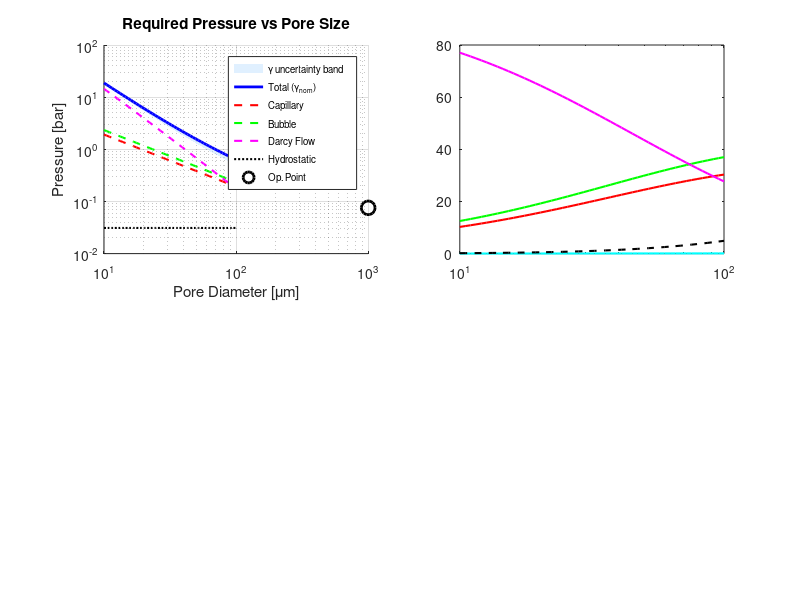

The MATLAB script that drew this image: (Note: this script raises an error after producing the figure.)
%% Gallinstan Seepage Prevention and Gas Bubbling Pressure Calculator
% Calculates required pressure differential across porous SiC plate
% to prevent Gallinstan seepage while bubbling helium gas through
%
% PROPERTY VALUES CORRECTED vs literature (see gallinstan_input_validation.m):
%   gamma_gallinstan : 0.65 → 0.535 N/m  (Plevachuk 2014, EGaInSn at 200°C)
%   rho_galinstan    : 6360 → 6332 kg/m³  (6440 at 20°C, dρ/dT = -0.6 kg/m³/K)
%   mu_helium        : 2.72e-5 Pa·s  (NIST at 200°C)
%   rho_helium       : 0.103 kg/m³  (ideal gas, NIST)
%   alpha_vessel     : 17e-6 → 17.2e-6 1/K
%
% UNCERTAINTY BANDS added for γ (dominant uncertainty source):
%   gamma_nom  = 0.535 N/m  (oxide-free EGaInSn at 200°C)
%   gamma_low  = 0.400 N/m  (conservative — partial Ga₂O₃ oxidation present)
%   gamma_high = 0.590 N/m  (upper bound — fully inert, RT brand value)
%
% MATERIAL COMPATIBILITY WARNING:
%   316L SS is partially attacked by Ga alloys via liquid metal embrittlement.
%   Consider SiC-lined or PTFE-lined vessel, or Hastelloy C-276.

clear; clc; close all;

%% INPUT PARAMETERS 

% SiC Plate Properties
pore_diameter    = 1000e-6;      % Pore diameter [m] (1000 microns)
plate_thickness  = 20e-3;        % Plate thickness [m] (20 mm)
porosity         = 0.2475;       % Porosity [-]
active_area      = 1e-4;         % Active flow area [m^2] (1 cm^2)

% Operating Conditions
flow_rate_cm3s   = 5;            % Helium flow rate [cm^3/s]
temperature_C    = 200;          % Operating temperature [°C]
gas_type         = 'helium';     % Gas type (informational)

% Vessel Geometry
gallinstan_height = 0.05;        % Height of Gallinstan above SiC plate [m]

%% MATERIAL PROPERTIES  (literature-validated) 

T_K = temperature_C + 273.15;   % [K]


% Gallinstan at 200°C
% Surface tension: γ(T) = 587 - 0.0109*(T_K - 283.15) mN/m
%   Plevachuk et al. (2014) J. Chem. Eng. Data 59, 757 — EGaInSn
%   Brand Galinstan(R) ~534 mN/m at RT (Handschuh-Wang 2022)
% Three scenarios due to oxidation uncertainty:

gamma_nom  = (587 - 0.0109*(T_K - 283.15)) * 1e-3;  % [N/m] oxide-free EGaInSn
gamma_low  = 0.400;                                   % [N/m] partial oxidation worst-case
gamma_high = 0.590;                                   % [N/m] upper bound (brand RT value)
gamma_gallinstan = gamma_nom;                         % ← NOMINAL used in all calculations

% Density: 6440 kg/m³ at 20°C, dρ/dT ≈ -0.60 kg/m³/K (liquid metal typical)
rho_gallinstan = 6440 + (-0.60) * (temperature_C - 20);  % [kg/m³] at 200°C

% Contact angles (non-wetting on clean SiC in inert atmosphere)
contact_angle_adv_deg = 145;    % Advancing [°] — used for seepage calc (worst case entry)
contact_angle_rec_deg = 120;    % Receding  [°] — lower bound once Ga has entered pore

% Helium at 200°C, 1 atm  (NIST reference data)

mu_helium  = 2.72e-5;           % Dynamic viscosity [Pa·s]  NIST 473 K
rho_helium = (101325 * 0.004003) / (8.314 * T_K);  % Ideal gas [kg/m³] = 0.1031

% Mean free path of He at 200°C, 1 atm (kinetic theory)
lambda_mfp   = 300e-9;          % [m]

% SiC / Vessel Thermal Properties
alpha_SiC     = 4.0e-6;         % CTE of SiC [1/K]       (sintered α-SiC)
alpha_vessel  = 17.2e-6;        % CTE of 316L SS [1/K]   (ASME IID at 200°C)
E_SiC         = 410e9;          % Young's modulus SiC [Pa]
delta_T       = temperature_C - 20;  % Temperature rise from assembly temp [K]

% Universal constants
g = 9.81;                        % [m/s^2]

%% PRINT PROPERTY VALUES WITH SOURCE NOTES 

fprintf('  MATERIAL PROPERTIES (literature-corrected)  \n');
fprintf('Gallinstan surface tension:\n');
fprintf('  γ_nominal  (oxide-free EGaInSn, 200°C) : %.4f N/m  [Plevachuk 2014]\n', gamma_nom);
fprintf('  γ_low      (partial Ga₂O₃ oxidation)   : %.4f N/m  [conservative]\n', gamma_low);
fprintf('  γ_high     (upper bound, brand RT)      : %.4f N/m  [Handschuh-Wang 2022]\n', gamma_high);
fprintf('  *** Calculations use γ_nominal = %.4f N/m ***\n', gamma_gallinstan);
fprintf('  NOTE: ensure He supply has <10 ppm O₂ to stay near γ_nominal.\n');
fprintf('        If O₂ uncontrolled, use γ_low for conservative design.\n\n');
fprintf('Gallinstan density at %.0f°C : %.1f kg/m³\n', temperature_C, rho_gallinstan);
fprintf('  (extrapolated from 6440 kg/m³ at 20°C, dρ/dT = -0.60 kg/m³/K)\n\n');
fprintf('He viscosity  at %.0f°C, 1 atm : %.3e Pa·s  [NIST]\n', temperature_C, mu_helium);
fprintf('He density    at %.0f°C, 1 atm : %.4f kg/m³  [ideal gas]\n\n', temperature_C, rho_helium);
fprintf('⚠  MATERIAL COMPATIBILITY WARNING:\n');
fprintf('   Gallium alloys attack most metals via liquid metal embrittlement (LME).\n');
fprintf('   316L SS has limited resistance; Ga can diffuse along grain boundaries\n');
fprintf('   at 200°C. Consider: SiC-lined vessel, PTFE liner, or Hastelloy C-276.\n');
fprintf('   Tungsten and molybdenum are the most resistant structural metals.\n\n');

%%   DERIVED PARAMETERS  

pore_radius             = pore_diameter / 2;
contact_angle_adv_rad   = deg2rad(contact_angle_adv_deg);
contact_angle_rec_rad   = deg2rad(contact_angle_rec_deg);
flow_rate_m3s           = flow_rate_cm3s * 1e-6;
superficial_velocity    = flow_rate_m3s / active_area;

%%   PERMEABILITY (Kozeny-Carman)  

kozeny_constant = 180;
permeability = (porosity^3 * pore_diameter^2) / ...
               (kozeny_constant * (1 - porosity)^2);

Sphericity   = 250e-9;
diameter_abs = 1e-6;
absperm = (Sphericity^2 * porosity^3 * diameter_abs^2) / ...
          (150 * (1 - porosity)^2);

%%   DIMENSIONLESS SANITY CHECKS  

Re_pore = rho_helium * superficial_velocity * pore_diameter / mu_helium;
Ca      = mu_helium * superficial_velocity / gamma_gallinstan;
Kn      = lambda_mfp / pore_radius;

fprintf('  DIMENSIONLESS CHECKS  \n');
fprintf('Pore Reynolds number : %.5f  (Darcy valid if Re << 1)\n', Re_pore);
fprintf('Capillary number     : %.2e  (capillary-dominated if Ca << 1)\n', Ca);
fprintf('Knudsen number       : %.2e  (continuum OK if Kn << 0.01)\n\n', Kn);

if Re_pore > 1
    warning('Re_pore > 1: Forchheimer inertial correction is significant.');
end
if Kn > 0.01
    warning('Kn > 0.01: Klinkenberg slip-flow correction applied below.');
end

%%   KLINKENBERG SLIP-FLOW CORRECTION  

b_klink = 0.11 * permeability^(-0.39);
P_mean  = 101325;
k_klink = permeability * (1 + b_klink / P_mean);

fprintf('  KLINKENBERG SLIP CORRECTION  \n');
fprintf('Intrinsic permeability   : %.3e m²\n', permeability);
fprintf('Klinkenberg factor b     : %.4f Pa\n',  b_klink);
fprintf('Slip-corrected perm.     : %.3e m²\n\n', k_klink);

%%    SYSTEM PARAMETERS PRINTOUT   

fprintf('  SYSTEM PARAMETERS  \n');
fprintf('Pore diameter        : %.1f μm\n',    pore_diameter*1e6);
fprintf('Plate thickness      : %.1f mm\n',    plate_thickness*1e3);
fprintf('Porosity             : %.2f%%\n',     porosity*100);
fprintf('Active area          : %.2f cm²\n',   active_area*1e4);
fprintf('Flow rate            : %.2f cm³/s\n', flow_rate_cm3s);
fprintf('Temperature          : %.0f°C\n',     temperature_C);
fprintf('Gallinstan height    : %.0f mm\n',    gallinstan_height*1e3);
fprintf('Est. permeability    : %.2e m²\n\n',  permeability);

%%    PRESSURE CALCULATIONS   

% Hydrostatic (independent of gamma)
delta_P_hydrostatic = rho_gallinstan * g * gallinstan_height;

%   Nominal (γ_nom)  
delta_P_capillary_adv = (2*gamma_gallinstan*abs(cos(contact_angle_adv_rad))) / pore_radius;
delta_P_capillary_rec = (2*gamma_gallinstan*abs(cos(contact_angle_rec_rad))) / pore_radius;
delta_P_flow          = (mu_helium * superficial_velocity * plate_thickness) / k_klink;
beta_forchheimer      = 1.75 / (sqrt(k_klink) * porosity^1.5);
delta_P_forchhei      = beta_forchheimer * rho_helium * superficial_velocity^2 * plate_thickness;
delta_P_bubble        = (2*gamma_gallinstan) / pore_radius;
delta_P_total         = delta_P_capillary_adv + delta_P_hydrostatic + ...
                        delta_P_flow + delta_P_forchhei + delta_P_bubble;

%   Low γ (oxidation worst-case)  
dP_cap_adv_low = (2*gamma_low*abs(cos(contact_angle_adv_rad))) / pore_radius;
dP_bubble_low  = (2*gamma_low) / pore_radius;
delta_P_total_low = dP_cap_adv_low + delta_P_hydrostatic + ...
                    delta_P_flow + delta_P_forchhei + dP_bubble_low;

%   High γ (fully inert upper bound)  
dP_cap_adv_high = (2*gamma_high*abs(cos(contact_angle_adv_rad))) / pore_radius;
dP_bubble_high  = (2*gamma_high) / pore_radius;
delta_P_total_high = dP_cap_adv_high + delta_P_hydrostatic + ...
                     delta_P_flow + delta_P_forchhei + dP_bubble_high;

%%  = RESULTS OUTPUT  

fprintf('  PRESSURE COMPONENTS (nominal γ = %.4f N/m)  \n', gamma_gallinstan);

fprintf('1. Capillary Entry Pressure (advancing, θ=%.0f°):\n', contact_angle_adv_deg);
fprintf('   ΔP_cap_adv = %8.1f Pa  (%.5f bar, %.4f psi)\n', ...
        delta_P_capillary_adv, delta_P_capillary_adv/1e5, delta_P_capillary_adv/6894.76);
fprintf('   Capillary pressure (receding, θ=%.0f°, hysteresis lower bound):\n', contact_angle_rec_deg);
fprintf('   ΔP_cap_rec = %8.1f Pa  (%.5f bar, %.4f psi)\n\n', ...
        delta_P_capillary_rec, delta_P_capillary_rec/1e5, delta_P_capillary_rec/6894.76);

fprintf('2. Hydrostatic Head (%.0f mm Galinstan, ρ=%.0f kg/m³):\n', ...
        gallinstan_height*1e3, rho_gallinstan);
fprintf('   ΔP_hydro   = %8.1f Pa  (%.5f bar, %.4f psi)\n\n', ...
        delta_P_hydrostatic, delta_P_hydrostatic/1e5, delta_P_hydrostatic/6894.76);

fprintf('3. Viscous Flow Resistance (Darcy + Klinkenberg):\n');
fprintf('   ΔP_flow    = %8.4f Pa  (%.7f bar)\n\n', ...
        delta_P_flow, delta_P_flow/1e5);

fprintf('4. Forchheimer Inertial Correction:\n');
fprintf('   ΔP_Forch   = %8.6f Pa  (negligible at this flow rate)\n\n', delta_P_forchhei);

fprintf('5. Bubble Formation Pressure (Young-Laplace):\n');
fprintf('   ΔP_bubble  = %8.1f Pa  (%.5f bar, %.4f psi)\n\n', ...
        delta_P_bubble, delta_P_bubble/1e5, delta_P_bubble/6894.76);

fprintf('  TOTAL REQUIRED PRESSURE — UNCERTAINTY RANGE  \n');
fprintf('  γ_low  (%.3f N/m, oxidised)  : %8.1f Pa  (%.5f bar)  ← minimum credible\n', ...
        gamma_low,  delta_P_total_low,  delta_P_total_low/1e5);
fprintf('  γ_nom  (%.3f N/m, oxide-free): %8.1f Pa  (%.5f bar)  ← DESIGN VALUE\n', ...
        gamma_gallinstan, delta_P_total, delta_P_total/1e5);
fprintf('  γ_high (%.3f N/m, upper)     : %8.1f Pa  (%.5f bar)  ← upper bound\n\n', ...
        gamma_high, delta_P_total_high, delta_P_total_high/1e5);

fprintf('  ΔP_total (nominal) = %.1f Pa = %.5f bar = %.4f psi = %.5f atm\n\n', ...
        delta_P_total, delta_P_total/1e5, delta_P_total/6894.76, delta_P_total/101325);

fprintf('INTERPRETATION:\n');
fprintf('  Gas pressure below SiC must exceed pressure above by %.1f Pa (nominal)\n', delta_P_total);
fprintf('  to simultaneously:\n');
fprintf('    ✓ Overcome capillary entry pressure (seepage prevention)\n');
fprintf('    ✓ Support %.0f mm hydrostatic head of Galinstan\n', gallinstan_height*1e3);
fprintf('    ✓ Push He through pores (viscous + inertial losses)\n');
fprintf('    ✓ Form bubbles in Galinstan (Young-Laplace)\n');
fprintf('  If O₂ contamination is present (γ drops to %.3f N/m),\n', gamma_low);
fprintf('  required ΔP drops to %.1f Pa — capillary barrier weakens.\n', delta_P_total_low);
fprintf('  RISK: if θ < 90° due to oxidation, capillary barrier disappears entirely.\n\n');

%%   COMPONENT BREAKDOWN  

fprintf('  COMPONENT BREAKDOWN (nominal)  \n');
fprintf('Capillary (adv.) :  %5.1f%% of total\n', 100*delta_P_capillary_adv/delta_P_total);
fprintf('Hydrostatic      :  %5.1f%% of total\n', 100*delta_P_hydrostatic/delta_P_total);
fprintf('Flow (Darcy)     :  %5.1f%% of total\n', 100*delta_P_flow/delta_P_total);
fprintf('Forchheimer      :  %5.1f%% of total\n', 100*delta_P_forchhei/delta_P_total);
fprintf('Bubble formation :  %5.1f%% of total\n\n', 100*delta_P_bubble/delta_P_total);

%%   BUBBLE CHARACTERISTICS  

D_fritz = 0.0208 * contact_angle_adv_deg * ...
          sqrt(gamma_gallinstan / (g * (rho_gallinstan - rho_helium)));
R_fritz = D_fritz / 2;
bubble_volume_pore  = (4/3)*pi*pore_radius^3;
bubble_volume_fritz = (4/3)*pi*R_fritz^3;
bubble_freq_pore    = flow_rate_m3s / bubble_volume_pore;
bubble_freq_fritz   = flow_rate_m3s / bubble_volume_fritz;

fprintf('  BUBBLE CHARACTERISTICS  \n');
fprintf('Pore-radius model:\n');
fprintf('  Bubble radius    : %.1f μm\n', pore_radius*1e6);
fprintf('  Bubble frequency : %.2f Hz  (%.0f bubbles/min)\n', bubble_freq_pore, bubble_freq_pore*60);
fprintf('Fritz detachment model:\n');
fprintf('  Detachment diameter : %.2f mm\n', D_fritz*1e3);
fprintf('  Bubble frequency    : %.4f Hz  (%.2f bubbles/min)\n', bubble_freq_fritz, bubble_freq_fritz*60);
fprintf('(Actual bubbles will coalesce and grow; Fritz gives detachment upper bound on size)\n\n');

%%   THERMAL STRESS ESTIMATE  

delta_alpha   = abs(alpha_SiC - alpha_vessel);
sigma_thermal = E_SiC * delta_alpha * delta_T;

fprintf('  THERMAL STRESS ESTIMATE  \n');
fprintf('α_SiC    : %.1f μm/m·K\n', alpha_SiC*1e6);
fprintf('α_vessel : %.1f μm/m·K  (316L SS, corrected)\n', alpha_vessel*1e6);
fprintf('ΔCTE     : %.1f μm/m·K\n', delta_alpha*1e6);
fprintf('ΔT       : %.0f K  (20°C assembly → %.0f°C operating)\n', delta_T, temperature_C);
fprintf('Est. biaxial stress in SiC : %.1f MPa\n', sigma_thermal/1e6);
fprintf('SiC MOR (sintered α-SiC)   : 300–500 MPa\n');
if sigma_thermal > 300e6
    fprintf('⚠  WARNING: Thermal stress may approach SiC MOR lower bound.\n');
    fprintf('   Review clamping, add compliant interlayer (graphite or PTFE), or\n');
    fprintf('   use a floating plate design to allow free thermal expansion.\n\n');
else
    fprintf('✓  Thermal stress within acceptable range for sintered SiC.\n\n');
end

%%   PARAMETRIC STUDY: EFFECT OF PORE SIZE  

pore_diameters = logspace(-5, -4, 50);
n = length(pore_diameters);
P_cap_array   = zeros(1,n);  P_hydro_array = zeros(1,n);
P_flow_array  = zeros(1,n);  P_forch_array = zeros(1,n);
P_bubble_array= zeros(1,n);  P_total_array = zeros(1,n);
P_total_low   = zeros(1,n);  P_total_high  = zeros(1,n);

for i = 1:n
    d   = pore_diameters(i);
    r   = d/2;
    k   = (porosity^3*d^2) / (kozeny_constant*(1-porosity)^2);
    b_k = 0.11*k^(-0.39);
    k_kl= k*(1+b_k/P_mean);

    P_cap_array(i)    = (2*gamma_gallinstan*abs(cos(contact_angle_adv_rad))) / r;
    P_hydro_array(i)  = delta_P_hydrostatic;
    P_flow_array(i)   = (mu_helium*superficial_velocity*plate_thickness) / k_kl;
    beta_f            = 1.75/(sqrt(k_kl)*porosity^1.5);
    P_forch_array(i)  = beta_f*rho_helium*superficial_velocity^2*plate_thickness;
    P_bubble_array(i) = (2*gamma_gallinstan) / r;
    P_total_array(i)  = P_cap_array(i)+P_hydro_array(i)+P_flow_array(i)+...
                        P_forch_array(i)+P_bubble_array(i);

    % Uncertainty bands
    P_total_low(i)  = (2*gamma_low*abs(cos(contact_angle_adv_rad)))/r + ...
                      P_hydro_array(i) + P_flow_array(i) + P_forch_array(i) + (2*gamma_low)/r;
    P_total_high(i) = (2*gamma_high*abs(cos(contact_angle_adv_rad)))/r + ...
                      P_hydro_array(i) + P_flow_array(i) + P_forch_array(i) + (2*gamma_high)/r;
end

%%   PLOTS  

figure('Position',[100 100 1150 850],'Name','Gallinstan Pressure Analysis (Corrected Properties)');

%   Panel 1: Absolute pressures with uncertainty band  
subplot(2,2,1)
patch([pore_diameters pore_diameters(end:-1:1)]*1e6, ...
      [P_total_low P_total_high(end:-1:1)]/1e5, ...
      [0.7 0.85 1.0],'EdgeColor','none','FaceAlpha',0.4,'DisplayName','γ uncertainty band');
hold on;
loglog(pore_diameters*1e6, P_total_array/1e5,  'b-',  'LineWidth',2,   'DisplayName','Total (γ_{nom})');
loglog(pore_diameters*1e6, P_cap_array/1e5,    'r--', 'LineWidth',1.5, 'DisplayName','Capillary');
loglog(pore_diameters*1e6, P_bubble_array/1e5, 'g--', 'LineWidth',1.5, 'DisplayName','Bubble');
loglog(pore_diameters*1e6, P_flow_array/1e5,   'm--', 'LineWidth',1.5, 'DisplayName','Darcy Flow');
loglog(pore_diameters*1e6, P_hydro_array/1e5,  'k:',  'LineWidth',1.5, 'DisplayName','Hydrostatic');
loglog(pore_diameter*1e6,  delta_P_total/1e5,  'ko',  'MarkerSize',10, 'LineWidth',2,'DisplayName','Op. Point');
set(gca,'XScale','log','YScale','log');
grid on; grid minor;
xlabel('Pore Diameter [μm]'); ylabel('Pressure [bar]');
title('Required Pressure vs Pore Size');
legend('Location','best','FontSize',7);

%   Panel 2: Component contributions  
subplot(2,2,2)
semilogx(pore_diameters*1e6, 100*P_cap_array./P_total_array,    'r-',  'LineWidth',1.5,'DisplayName','Capillary'); hold on;
semilogx(pore_diameters*1e6, 100*P_bubble_array./P_total_array, 'g-',  'LineWidth',1.5,'DisplayName','Bubble');
semilogx(pore_diameters*1e6, 100*P_flow_array./P_total_array,   'm-',  'LineWidth',1.5,'DisplayName','Darcy');
semilogx(pore_diameters*1e6, 100*P_forch_array./P_total_array,  'c-',  'LineWidth',1.5,'DisplayName','Forchheimer');
semilogx(pore_diameters*1e6, 100*P_hydro_array./P_total_array,  'k--', 'LineWidth',1.5,'DisplayName','Hydrostatic');
xline(pore_diameter*1e6,'k:','LineWidth',1,'Label','Op. Point');
grid on; ylim([0 100]);
xlabel('Pore Diameter [μm]'); ylabel('Contribution [%]');
title('Pressure Component Contributions');
legend('Location','best','FontSize',7);

%   Panel 3: γ uncertainty effect on total pressure  
subplot(2,2,3)
gamma_sweep = linspace(0.35, 0.65, 100);
dP_vs_gamma = zeros(size(gamma_sweep));
for j = 1:length(gamma_sweep)
    gj = gamma_sweep(j);
    dP_vs_gamma(j) = (2*gj*abs(cos(contact_angle_adv_rad)))/pore_radius + ...
                     delta_P_hydrostatic + delta_P_flow + delta_P_forchhei + ...
                     (2*gj)/pore_radius;
end
plot(gamma_sweep*1e3, dP_vs_gamma, 'b-', 'LineWidth', 2); hold on;
xline(gamma_low*1e3,  'm--', sprintf('γ_{low}=%.0f mN/m', gamma_low*1e3),  'LineWidth',1.5,'LabelVerticalAlignment','bottom');
xline(gamma_nom*1e3,  'g--', sprintf('γ_{nom}=%.0f mN/m', gamma_nom*1e3),  'LineWidth',1.5,'LabelVerticalAlignment','top');
xline(gamma_high*1e3, 'r--', sprintf('γ_{high}=%.0f mN/m',gamma_high*1e3), 'LineWidth',1.5,'LabelVerticalAlignment','bottom');
plot(gamma_gallinstan*1e3, delta_P_total, 'ko', 'MarkerSize',8,'LineWidth',2,'DisplayName','Design point');
grid on;
xlabel('Surface Tension γ [mN/m]'); ylabel('Total ΔP [Pa]');
title('Sensitivity to γ (dominant uncertainty)');
legend('ΔP total','Location','best','FontSize',8);

%   Panel 4: Flow rate sensitivity  
subplot(2,2,4)
flow_rates = linspace(0.1, 20, 100);
P_vs_flow  = zeros(size(flow_rates));
for j = 1:length(flow_rates)
    v_j      = (flow_rates(j)*1e-6) / active_area;
    dP_fl_j  = (mu_helium*v_j*plate_thickness) / k_klink;
    beta_j   = 1.75/(sqrt(k_klink)*porosity^1.5);
    dP_fo_j  = beta_j*rho_helium*v_j^2*plate_thickness;
    P_vs_flow(j) = delta_P_capillary_adv + delta_P_hydrostatic + dP_fl_j + dP_fo_j + delta_P_bubble;
end
plot(flow_rates, P_vs_flow, 'b-', 'LineWidth',2); hold on;
plot(flow_rate_cm3s, delta_P_total, 'ro', 'MarkerSize',8,'LineWidth',2);
grid on;
xlabel('He Flow Rate [cm³/s]'); ylabel('Total Required ΔP [Pa]');
title('Sensitivity to He Flow Rate');
legend('Total ΔP','Current op. point','Location','best');

sgtitle(sprintf('Gallinstan/SiC Bubbler — Corrected Properties (γ_{nom}=%.0f mN/m, ρ=%.0f kg/m³, T=%.0f°C)', ...
        gamma_nom*1e3, rho_gallinstan, temperature_C), 'FontSize',11,'FontWeight','bold');

fprintf('  CALCULATION COMPLETE  \n');
fprintf('Key correction: γ reduced from 0.650 to %.3f N/m (literature value at 200°C).\n', gamma_nom);
fprintf('Panel 3 shows how total ΔP varies across the full γ uncertainty range.\n');
fprintf('Red circles mark the current operating point.\n');
